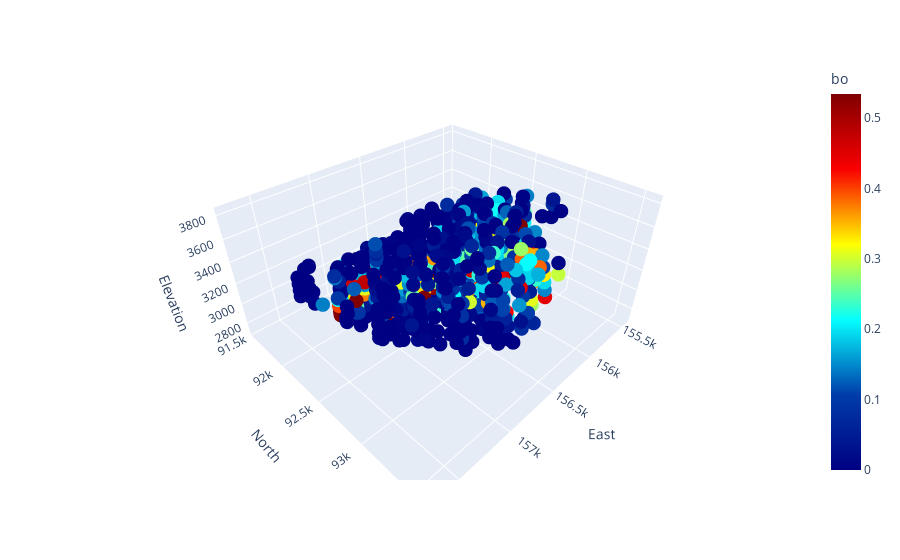
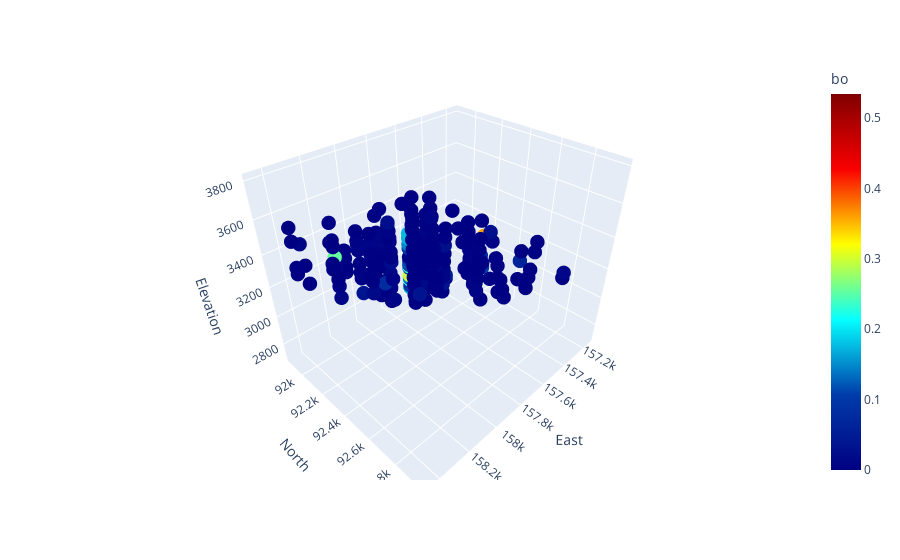

The notebook cell these images were saved under, in order:
### Markdown cell above
# Visualización por categoría: Dominio

### Code cell
DH_filtered = DH[DH['dom'] == 3]
fig = px.scatter_3d(DH_filtered,x='East', y='North', z='Elevation', color='bo', color_continuous_scale=px.colors.sequential.Jet, range_color=[0.0, DH['bo'].quantile(0.95)])
fig.update_traces(marker=dict(size=5.0))
fig.show()

DH_filtered = DH[DH['dom'] == 2]
fig = px.scatter_3d(DH_filtered,x='East', y='North', z='Elevation', color='bo', color_continuous_scale=px.colors.sequential.Jet, range_color=[0.0, DH['bo'].quantile(0.95)])
fig.update_traces(marker=dict(size=5.0))
fig.show()

### Figure 1 — Plotly figure (JSON) as saved in the notebook; plotly's stock layout.template omitted (floating-point values rounded to 4 significant figures; data arrays with more than 128 entries replaced by an {"elided": "..."} marker saying what was removed)
{"data": [{"hovertemplate": "East=%{x}<br>North=%{y}<br>Elevation=%{z}<br>bo=%{marker.color}<extra></extra>", "legendgroup": "", "marker": {"color": {"elided": "1042 float values"}, "coloraxis": "coloraxis", "size": 5, "symbol": "circle"}, "mode": "markers", "name": "", "scene": "scene", "showlegend": false, "type": "scatter3d", "x": {"elided": "1042 float values"}, "y": {"elided": "1042 float values"}, "z": {"elided": "1042 float values"}}], "layout": {"autosize": true, "coloraxis": {"cmax": 0.5339, "cmin": 0, "colorbar": {"title": {"text": "bo"}}, "colorscale": [[0, "rgb(0,0,131)"], [0.2, "rgb(0,60,170)"], [0.4, "rgb(5,255,255)"], [0.6, "rgb(255,255,0)"], [0.8, "rgb(250,0,0)"], [1, "rgb(128,0,0)"]]}, "legend": {"tracegroupgap": 0}, "margin": {"t": 60}, "scene": {"aspectmode": "auto", "aspectratio": {"x": 1.309, "y": 1.168, "z": 0.6538}, "domain": {"x": [0, 1], "y": [0, 1]}, "xaxis": {"title": {"text": "East"}, "type": "linear"}, "yaxis": {"title": {"text": "North"}, "type": "linear"}, "zaxis": {"title": {"text": "Elevation"}, "type": "linear"}}}}

### Figure 2 — Plotly figure (JSON) as saved in the notebook; plotly's stock layout.template omitted (floating-point values rounded to 4 significant figures; data arrays with more than 128 entries replaced by an {"elided": "..."} marker saying what was removed)
{"data": [{"hovertemplate": "East=%{x}<br>North=%{y}<br>Elevation=%{z}<br>bo=%{marker.color}<extra></extra>", "legendgroup": "", "marker": {"color": {"elided": "229 float values"}, "coloraxis": "coloraxis", "size": 5, "symbol": "circle"}, "mode": "markers", "name": "", "scene": "scene", "showlegend": false, "type": "scatter3d", "x": {"elided": "229 float values"}, "y": {"elided": "229 float values"}, "z": {"elided": "229 float values"}}], "layout": {"autosize": true, "coloraxis": {"cmax": 0.5339, "cmin": 0, "colorbar": {"title": {"text": "bo"}}, "colorscale": [[0, "rgb(0,0,131)"], [0.2, "rgb(0,60,170)"], [0.4, "rgb(5,255,255)"], [0.6, "rgb(255,255,0)"], [0.8, "rgb(250,0,0)"], [1, "rgb(128,0,0)"]]}, "legend": {"tracegroupgap": 0}, "margin": {"t": 60}, "scene": {"aspectmode": "auto", "aspectratio": {"x": 1.128, "y": 0.9353, "z": 0.9478}, "domain": {"x": [0, 1], "y": [0, 1]}, "xaxis": {"title": {"text": "East"}, "type": "linear"}, "yaxis": {"title": {"text": "North"}, "type": "linear"}, "zaxis": {"title": {"text": "Elevation"}, "type": "linear"}}}}
